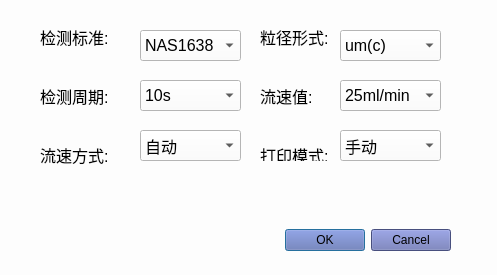
<?xml version="1.0" encoding="UTF-8"?>
<ui version="4.0">
 <class>Dialog</class>
 <widget class="QDialog" name="Dialog">
  <property name="geometry">
   <rect>
    <x>0</x>
    <y>0</y>
    <width>497</width>
    <height>275</height>
   </rect>
  </property>
  <property name="windowTitle">
   <string>Dialog</string>
  </property>
  <property name="styleSheet">
   <string notr="true">background-color: rgb(253, 253, 253);</string>
  </property>
  <widget class="QDialogButtonBox" name="buttonBox">
   <property name="geometry">
    <rect>
     <x>260</x>
     <y>220</y>
     <width>191</width>
     <height>41</height>
    </rect>
   </property>
   <property name="styleSheet">
    <string notr="true">background-color: rgb(101, 111, 177);</string>
   </property>
   <property name="orientation">
    <enum>Qt::Horizontal</enum>
   </property>
   <property name="standardButtons">
    <set>QDialogButtonBox::Cancel|QDialogButtonBox::Ok</set>
   </property>
  </widget>
  <widget class="QComboBox" name="comboBox6">
   <property name="geometry">
    <rect>
     <x>340</x>
     <y>130</y>
     <width>101</width>
     <height>31</height>
    </rect>
   </property>
   <property name="font">
    <font>
     <pointsize>12</pointsize>
    </font>
   </property>
   <item>
    <property name="text">
     <string>手动</string>
    </property>
   </item>
   <item>
    <property name="text">
     <string>自动</string>
    </property>
   </item>
  </widget>
  <widget class="QComboBox" name="comboBox1">
   <property name="geometry">
    <rect>
     <x>140</x>
     <y>30</y>
     <width>101</width>
     <height>31</height>
    </rect>
   </property>
   <property name="font">
    <font>
     <pointsize>12</pointsize>
    </font>
   </property>
   <item>
    <property name="text">
     <string>NAS1638</string>
    </property>
   </item>
   <item>
    <property name="text">
     <string>ISO4406</string>
    </property>
   </item>
   <item>
    <property name="text">
     <string>GJB420A-96</string>
    </property>
   </item>
   <item>
    <property name="text">
     <string>GJB420B-2006</string>
    </property>
   </item>
   <item>
    <property name="text">
     <string>ГOCT17216</string>
    </property>
   </item>
  </widget>
  <widget class="QComboBox" name="comboBox5">
   <property name="geometry">
    <rect>
     <x>140</x>
     <y>130</y>
     <width>101</width>
     <height>31</height>
    </rect>
   </property>
   <property name="font">
    <font>
     <pointsize>12</pointsize>
    </font>
   </property>
   <item>
    <property name="text">
     <string>自动</string>
    </property>
   </item>
   <item>
    <property name="text">
     <string>设置</string>
    </property>
   </item>
  </widget>
  <widget class="QLabel" name="label">
   <property name="geometry">
    <rect>
     <x>40</x>
     <y>0</y>
     <width>91</width>
     <height>191</height>
    </rect>
   </property>
   <property name="font">
    <font>
     <pointsize>12</pointsize>
    </font>
   </property>
   <property name="text">
    <string>检测标准:


检测周期:


流速方式:</string>
   </property>
  </widget>
  <widget class="QComboBox" name="comboBox3">
   <property name="geometry">
    <rect>
     <x>140</x>
     <y>80</y>
     <width>101</width>
     <height>31</height>
    </rect>
   </property>
   <property name="font">
    <font>
     <pointsize>12</pointsize>
    </font>
   </property>
   <item>
    <property name="text">
     <string>10s</string>
    </property>
   </item>
   <item>
    <property name="text">
     <string>05s</string>
    </property>
   </item>
   <item>
    <property name="text">
     <string>15s</string>
    </property>
   </item>
   <item>
    <property name="text">
     <string>20s</string>
    </property>
   </item>
   <item>
    <property name="text">
     <string>25s</string>
    </property>
   </item>
   <item>
    <property name="text">
     <string>30s</string>
    </property>
   </item>
   <item>
    <property name="text">
     <string>35s</string>
    </property>
   </item>
   <item>
    <property name="text">
     <string>40s</string>
    </property>
   </item>
   <item>
    <property name="text">
     <string>45s</string>
    </property>
   </item>
   <item>
    <property name="text">
     <string>50s</string>
    </property>
   </item>
   <item>
    <property name="text">
     <string>55s</string>
    </property>
   </item>
   <item>
    <property name="text">
     <string>60s</string>
    </property>
   </item>
  </widget>
  <widget class="QLabel" name="label_2">
   <property name="geometry">
    <rect>
     <x>260</x>
     <y>30</y>
     <width>71</width>
     <height>131</height>
    </rect>
   </property>
   <property name="font">
    <font>
     <pointsize>12</pointsize>
    </font>
   </property>
   <property name="text">
    <string>粒径形式:


流速值:


打印模式:</string>
   </property>
  </widget>
  <widget class="QComboBox" name="comboBox2">
   <property name="geometry">
    <rect>
     <x>340</x>
     <y>30</y>
     <width>101</width>
     <height>31</height>
    </rect>
   </property>
   <property name="font">
    <font>
     <pointsize>12</pointsize>
    </font>
   </property>
   <item>
    <property name="text">
     <string>um(c)</string>
    </property>
   </item>
   <item>
    <property name="text">
     <string>um</string>
    </property>
   </item>
  </widget>
  <widget class="QComboBox" name="comboBox4">
   <property name="geometry">
    <rect>
     <x>340</x>
     <y>80</y>
     <width>101</width>
     <height>31</height>
    </rect>
   </property>
   <property name="font">
    <font>
     <pointsize>12</pointsize>
    </font>
   </property>
   <item>
    <property name="text">
     <string>25ml/min</string>
    </property>
   </item>
   <item>
    <property name="text">
     <string>05ml/min</string>
    </property>
   </item>
   <item>
    <property name="text">
     <string>10ml/min</string>
    </property>
   </item>
   <item>
    <property name="text">
     <string>15ml/min</string>
    </property>
   </item>
   <item>
    <property name="text">
     <string>20ml/min</string>
    </property>
   </item>
   <item>
    <property name="text">
     <string>30ml/min</string>
    </property>
   </item>
   <item>
    <property name="text">
     <string>35ml/min</string>
    </property>
   </item>
   <item>
    <property name="text">
     <string>40ml/min</string>
    </property>
   </item>
   <item>
    <property name="text">
     <string>45ml/min</string>
    </property>
   </item>
   <item>
    <property name="text">
     <string>50ml/min</string>
    </property>
   </item>
  </widget>
 </widget>
 <resources/>
 <connections>
  <connection>
   <sender>buttonBox</sender>
   <signal>accepted()</signal>
   <receiver>Dialog</receiver>
   <slot>accept()</slot>
   <hints>
    <hint type="sourcelabel">
     <x>248</x>
     <y>254</y>
    </hint>
    <hint type="destinationlabel">
     <x>157</x>
     <y>274</y>
    </hint>
   </hints>
  </connection>
  <connection>
   <sender>buttonBox</sender>
   <signal>rejected()</signal>
   <receiver>Dialog</receiver>
   <slot>reject()</slot>
   <hints>
    <hint type="sourcelabel">
     <x>316</x>
     <y>260</y>
    </hint>
    <hint type="destinationlabel">
     <x>286</x>
     <y>274</y>
    </hint>
   </hints>
  </connection>
 </connections>
</ui>
